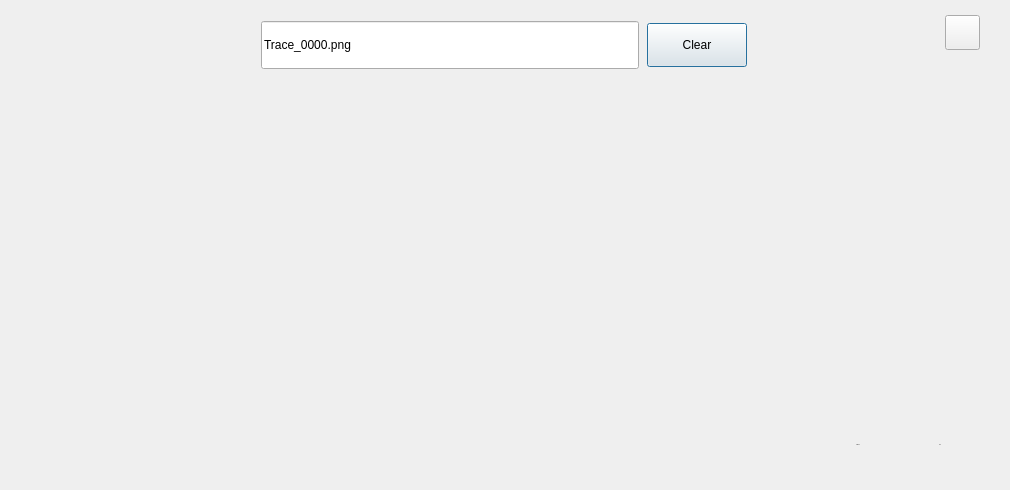
<?xml version="1.0" encoding="UTF-8"?>
<ui version="4.0">
 <class>SA_Dialog_QuickSave</class>
 <widget class="QDialog" name="SA_Dialog_QuickSave">
  <property name="geometry">
   <rect>
    <x>0</x>
    <y>0</y>
    <width>1010</width>
    <height>490</height>
   </rect>
  </property>
  <property name="windowTitle">
   <string>Dialog</string>
  </property>
  <property name="styleSheet">
   <string notr="true"/>
  </property>
  <property name="status" stdset="0">
   <string>night</string>
  </property>
  <widget class="QWidget" name="widget" native="true">
   <property name="geometry">
    <rect>
     <x>0</x>
     <y>0</y>
     <width>1010</width>
     <height>490</height>
    </rect>
   </property>
   <property name="styleSheet">
    <string notr="true">/***********************indoor****************************/
#SA_Dialog_QuickSave[status = &quot;indoor&quot;] #widget
{
background-color: rgb(255, 255, 255);
}
#SA_Dialog_QuickSave[status = &quot;indoor&quot;] #inputBox
{
background-color: rgb(0, 0, 0);
}
#SA_Dialog_QuickSave[status = &quot;indoor&quot;] #inputBox&gt;QLineEdit{
	font:75 26px &quot;Arial&quot;;
	font-weight:bold;
	padding-left:4px;
	background-color:rgb(0,0,0);
	color: rgb(238, 183, 37);
	border-style:flat;
}
#SA_Dialog_QuickSave[status = &quot;indoor&quot;] #inputBox&gt;QPushButton
{
	color:rgba(0,0,0,0);
	border-style:flat;
	background-image: url(:/sa/image/KeyBoard/btn_clear_w100_nor.png);
}
#SA_Dialog_QuickSave[status = &quot;indoor&quot;] #inputBox&gt;QPushButton::pressed
{
	
	background-image: url(:/sa/image/KeyBoard/btn_clear_w100_click.png);
}
/***********************outdoor****************************/
#SA_Dialog_QuickSave[status = &quot;outdoor&quot;] #widget
{
background-color: rgb(255, 255, 255);
}
#SA_Dialog_QuickSave[status = &quot;outdoor&quot;] #inputBox
{
background-color: rgb(0, 0, 0);
}
#SA_Dialog_QuickSave[status = &quot;outdoor&quot;] #inputBox&gt;QLineEdit{
	font:75 26px &quot;Arial&quot;;
	font-weight:bold;
	padding-left:4px;
	background-color:rgb(0,0,0);
	color: rgb(238, 183, 37);
	border-style:flat;
}
#SA_Dialog_QuickSave[status = &quot;outdoor&quot;] #inputBox&gt;QPushButton
{
	color:rgba(0,0,0,0);
	border-style:flat;
	background-image: url(:/sa/image/KeyBoard/btn_clear_w100_nor.png);
}
#SA_Dialog_QuickSave[status = &quot;outdoor&quot;] #inputBox&gt;QPushButton::pressed
{
	
	background-image: url(:/sa/image/KeyBoard/btn_clear_w100_click.png);
}
/***********************night****************************/
#SA_Dialog_QuickSave[status = &quot;night&quot;] #widget
{
background-color: rgb(0, 0, 0);
}
#SA_Dialog_QuickSave[status = &quot;night&quot;] #inputBox
{
	background-color: rgb(40, 34, 26);
	border: 1px solid rgba(147,128,98,1);
}
#SA_Dialog_QuickSave[status = &quot;night&quot;] #inputBox&gt;QLineEdit{
	font:75 26px &quot;Arial&quot;;
	font-weight:bold;
	padding-left:4px;
	background-color: rgb(40, 34, 26);
	color:rgba(231,149,20,1);
	border-style:flat;
}
#SA_Dialog_QuickSave[status = &quot;night&quot;] #inputBox&gt;QPushButton
{
	background-color:rgba(228,199,151,1);
	font:75 16px &quot;Arial&quot;;
	font-weight:bold;
	border-style:flat;
}
#SA_Dialog_QuickSave[status = &quot;night&quot;] #inputBox&gt;QPushButton::pressed
{
	
	border-image: url(:/sa/image/night/btn_w70_click.png);
	/*background-image: url(:/sa/image/KeyBoard/btn_clear_w100_click.png);*/
}</string>
   </property>
   <widget class="SA_Dialog_VirtualKeyboard" name="widget_2" native="true">
    <property name="geometry">
     <rect>
      <x>30</x>
      <y>100</y>
      <width>950</width>
      <height>290</height>
     </rect>
    </property>
   </widget>
   <widget class="QWidget" name="inputBox" native="true">
    <property name="geometry">
     <rect>
      <x>260</x>
      <y>20</y>
      <width>490</width>
      <height>50</height>
     </rect>
    </property>
    <property name="styleSheet">
     <string notr="true"/>
    </property>
    <widget class="QPushButton" name="pb_clear">
     <property name="geometry">
      <rect>
       <x>387</x>
       <y>3</y>
       <width>100</width>
       <height>44</height>
      </rect>
     </property>
     <property name="styleSheet">
      <string notr="true"/>
     </property>
     <property name="text">
      <string>Clear</string>
     </property>
    </widget>
    <widget class="SA_LineEdit" name="inputEdit">
     <property name="geometry">
      <rect>
       <x>1</x>
       <y>1</y>
       <width>378</width>
       <height>48</height>
      </rect>
     </property>
     <property name="styleSheet">
      <string notr="true"/>
     </property>
     <property name="text">
      <string>Trace_0000.png</string>
     </property>
     <property name="maxLength">
      <number>20</number>
     </property>
     <property name="readOnly">
      <bool>false</bool>
     </property>
    </widget>
   </widget>
   <widget class="QPushButton" name="pb_cancel">
    <property name="geometry">
     <rect>
      <x>818</x>
      <y>430</y>
      <width>80</width>
      <height>30</height>
     </rect>
    </property>
    <property name="font">
     <font>
      <family>Arial</family>
      <pointsize>-1</pointsize>
      <weight>9</weight>
      <italic>false</italic>
      <bold>false</bold>
     </font>
    </property>
    <property name="focusPolicy">
     <enum>Qt::NoFocus</enum>
    </property>
    <property name="styleSheet">
     <string notr="true">
#SA_Dialog_QuickSave[status=&quot;indoor&quot;] QPushButton
{
	border-style: flat;
	color:rgba(0,0,0,0);
	background-image: url(:/sa/image/btn_cancel_w80_nor.png);
}
#SA_Dialog_QuickSave[status=&quot;indoor&quot;] QPushButton:pressed
{	
	color:rgba(0,0,0,0);
	background-image: url(:/sa/image/btn_cancel_w80_click.png);
}
#SA_Dialog_QuickSave[status=&quot;outdoor&quot;] QPushButton
{
	border-style: flat;
	color:rgba(0,0,0,0);
	background-image: url(:/sa/image/btn_cancel_w80_nor.png);
}
#SA_Dialog_QuickSave[status=&quot;outdoor&quot;] QPushButton:pressed
{	
	color:rgba(0,0,0,0);
	background-image: url(:/sa/image/btn_cancel_w80_click.png);
}
#SA_Dialog_QuickSave[status=&quot;night&quot;] QPushButton
{
  color:rgba(251, 219, 167, 1);
  font:75 13px &quot;Arial&quot;;
/*  padding-left:20px;
  padding-top:3px;*/
  border-style: flat;
  border-image: url(:/sa/image/night/btn_w70_normal.png);
}
#SA_Dialog_QuickSave[status=&quot;night&quot;] QPushButton:pressed
{	
  color:rgba(251, 219, 167, 1);
  border-image: url(:/sa/image/night/btn_w70_click.png);
}</string>
    </property>
    <property name="text">
     <string>Cancel</string>
    </property>
    <property name="flat">
     <bool>true</bool>
    </property>
   </widget>
   <widget class="QPushButton" name="pb_ok">
    <property name="geometry">
     <rect>
      <x>900</x>
      <y>430</y>
      <width>80</width>
      <height>30</height>
     </rect>
    </property>
    <property name="font">
     <font>
      <family>Arial</family>
      <pointsize>-1</pointsize>
      <weight>9</weight>
      <italic>false</italic>
      <bold>false</bold>
     </font>
    </property>
    <property name="focusPolicy">
     <enum>Qt::NoFocus</enum>
    </property>
    <property name="layoutDirection">
     <enum>Qt::LeftToRight</enum>
    </property>
    <property name="styleSheet">
     <string notr="true">#SA_Dialog_QuickSave[status=&quot;indoor&quot;] QPushButton
{
	border-style: flat;
	color:rgba(0,0,0,0);
	background-image: url(:/sa/image/btn_ok_w80_nor.png);
}
#SA_Dialog_QuickSave[status=&quot;indoor&quot;] QPushButton:pressed
{	
	color:rgba(0,0,0,0);
	background-image: url(:/sa/image/btn_ok_w80_click.png);
}
#SA_Dialog_QuickSave[status=&quot;outdoor&quot;] QPushButton
{
	border-style: flat;
	color:rgba(0,0,0,0);
	background-image: url(:/sa/image/btn_ok_w80_nor.png);
}
#SA_Dialog_QuickSave[status=&quot;outdoor&quot;] QPushButton:pressed
{	
	color:rgba(0,0,0,0);
	background-image: url(:/sa/image/btn_ok_w80_click.png);
}
#SA_Dialog_QuickSave[status=&quot;night&quot;] QPushButton
{
	color:rgba(251, 219, 167, 1);
  font:75 13px &quot;Arial&quot;;
/*  padding-left:20px;
  padding-top:3px;*/
  border-style: flat;
  border-image: url(:/sa/image/night/btn_ok_w80_nor.png);
}
#SA_Dialog_QuickSave[status=&quot;night&quot;] QPushButton:pressed
{	
  color:rgba(251, 219, 167, 1);
  border-image: url(:/sa/image/night/btn_w70_click.png);
}</string>
    </property>
    <property name="text">
     <string>OK</string>
    </property>
    <property name="flat">
     <bool>true</bool>
    </property>
   </widget>
   <widget class="QPushButton" name="pb_Cancel">
    <property name="geometry">
     <rect>
      <x>945</x>
      <y>15</y>
      <width>35</width>
      <height>35</height>
     </rect>
    </property>
    <property name="styleSheet">
     <string notr="true">#SA_Dialog_QuickSave[status = &quot;indoor&quot;] QPushButton
{
border-style:flat;
border-image: url(:/sa/image/KeyBoard/btn_close_r35_nor.png);
}

#SA_Dialog_QuickSave[status = &quot;indoor&quot;] QPushButton::pressed
{
	border-image: url(:/sa/image/KeyBoard/btn_close_r35_click.png);
}

#SA_Dialog_QuickSave[status = &quot;outdoor&quot;] QPushButton
{
border-style:flat;
border-image: url(:/sa/image/KeyBoard/btn_close_r35_nor.png);
}

#SA_Dialog_QuickSave[status = &quot;outdoor&quot;] QPushButton::pressed
{
	border-image: url(:/sa/image/KeyBoard/btn_close_r35_click.png);
}

#SA_Dialog_QuickSave[status = &quot;night&quot;] QPushButton
{
border-style:flat;
border-image: url(:/sa/image/night/btn_close_normal.png);

}

#SA_Dialog_QuickSave[status = &quot;night&quot;] QPushButton::pressed
{
border-image: url(:/sa/image/night/btn_close_click.png);
}
</string>
    </property>
    <property name="text">
     <string/>
    </property>
   </widget>
  </widget>
 </widget>
 <customwidgets>
  <customwidget>
   <class>SA_LineEdit</class>
   <extends>QLineEdit</extends>
   <header location="global">sa_lineedit.h</header>
   <slots>
    <signal>clicked()</signal>
   </slots>
  </customwidget>
  <customwidget>
   <class>SA_Dialog_VirtualKeyboard</class>
   <extends>QWidget</extends>
   <header>sa_dialog_virtualkeyboard.h</header>
   <container>1</container>
  </customwidget>
 </customwidgets>
 <resources/>
 <connections/>
</ui>
